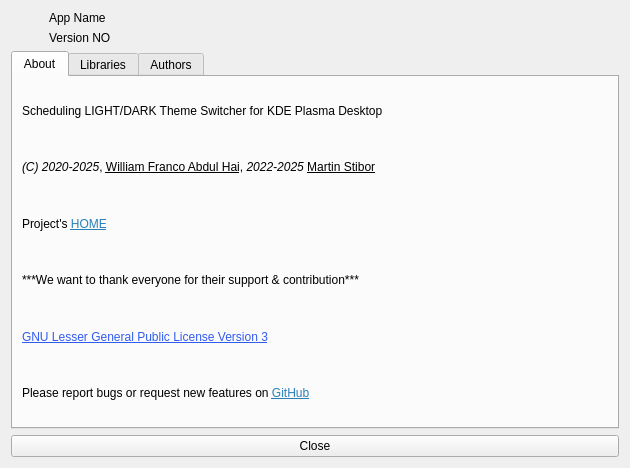
<?xml version="1.0" encoding="UTF-8"?>
<ui version="4.0">
 <class>About</class>
 <widget class="QWidget" name="About">
  <property name="windowModality">
   <enum>Qt::WindowModality::ApplicationModal</enum>
  </property>
  <property name="enabled">
   <bool>true</bool>
  </property>
  <property name="geometry">
   <rect>
    <x>0</x>
    <y>0</y>
    <width>630</width>
    <height>468</height>
   </rect>
  </property>
  <property name="sizePolicy">
   <sizepolicy hsizetype="Preferred" vsizetype="Preferred">
    <horstretch>4</horstretch>
    <verstretch>4</verstretch>
   </sizepolicy>
  </property>
  <property name="maximumSize">
   <size>
    <width>1000</width>
    <height>1000</height>
   </size>
  </property>
  <property name="windowTitle">
   <string>About — Koi</string>
  </property>
  <property name="windowIcon">
   <iconset resource="../resources/resources.qrc">
    <normaloff>:/resources/icons/koi_tray.svg</normaloff>
    <normalon>:/resources/icons/koi.svg</normalon>
    <disabledoff>:/resources/icons/koi_tray.svg</disabledoff>
    <disabledon>:/resources/icons/koi.svg</disabledon>
    <activeoff>:/resources/icons/koi_tray.svg</activeoff>
    <activeon>:/resources/icons/koi.svg</activeon>
    <selectedoff>:/resources/icons/koi_tray.svg</selectedoff>
    <selectedon>:/resources/icons/koi.svg</selectedon>:/resources/icons/koi_tray.svg</iconset>
  </property>
  <property name="layoutDirection">
   <enum>Qt::LayoutDirection::LeftToRight</enum>
  </property>
  <layout class="QGridLayout" name="gridLayout_2">
   <item row="2" column="0">
    <layout class="QHBoxLayout" name="horizontalLayout_2">
     <item>
      <widget class="QPushButton" name="closeBtn">
       <property name="text">
        <string>Close</string>
       </property>
       <property name="icon">
        <iconset theme="window-close"/>
       </property>
      </widget>
     </item>
    </layout>
   </item>
   <item row="0" column="0">
    <layout class="QHBoxLayout" name="horizontalLayout">
     <item>
      <widget class="QPushButton" name="iconNonBtn">
       <property name="styleSheet">
        <string notr="true">border: none</string>
       </property>
       <property name="text">
        <string/>
       </property>
       <property name="icon">
        <iconset resource="../resources/resources.qrc">
         <normaloff>:/resources/icons/koi.svg</normaloff>:/resources/icons/koi.svg</iconset>
       </property>
       <property name="iconSize">
        <size>
         <width>40</width>
         <height>40</height>
        </size>
       </property>
      </widget>
     </item>
     <item>
      <layout class="QVBoxLayout" name="verticalLayout">
       <item>
        <widget class="QLabel" name="titleLabel">
         <property name="text">
          <string>App Name</string>
         </property>
        </widget>
       </item>
       <item>
        <widget class="QLabel" name="verLabel">
         <property name="text">
          <string>Version NO</string>
         </property>
        </widget>
       </item>
      </layout>
     </item>
     <item>
      <spacer name="horizontalSpacer">
       <property name="orientation">
        <enum>Qt::Orientation::Horizontal</enum>
       </property>
       <property name="sizeHint" stdset="0">
        <size>
         <width>40</width>
         <height>20</height>
        </size>
       </property>
      </spacer>
     </item>
    </layout>
   </item>
   <item row="1" column="0">
    <widget class="QTabWidget" name="tabWidget">
     <property name="tabShape">
      <enum>QTabWidget::TabShape::Rounded</enum>
     </property>
     <property name="currentIndex">
      <number>0</number>
     </property>
     <widget class="QWidget" name="aboutTab">
      <attribute name="title">
       <string>About</string>
      </attribute>
      <layout class="QGridLayout" name="gridLayout">
       <item row="3" column="0" colspan="2">
        <widget class="QLabel" name="ThanksLabel">
         <property name="text">
          <string>***We want to thank everyone for their support &amp; contribution***</string>
         </property>
         <property name="textFormat">
          <enum>Qt::TextFormat::MarkdownText</enum>
         </property>
        </widget>
       </item>
       <item row="0" column="0" colspan="2">
        <widget class="QLabel" name="descLabel">
         <property name="text">
          <string>Scheduling LIGHT/DARK Theme Switcher for KDE Plasma Desktop</string>
         </property>
        </widget>
       </item>
       <item row="5" column="0" colspan="2">
        <widget class="QLabel" name="bugLabel">
         <property name="text">
          <string>&lt;html&gt;&lt;head/&gt;&lt;body&gt;&lt;p&gt;Please report bugs or request new features on &lt;a href=&quot;https://github.com/baduhai/Koi/issues&quot;&gt;&lt;span style=&quot; text-decoration: underline; color:#2980b9;&quot;&gt;GitHub&lt;/span&gt;&lt;/a&gt;&lt;/p&gt;&lt;/body&gt;&lt;/html&gt;</string>
         </property>
         <property name="textFormat">
          <enum>Qt::TextFormat::AutoText</enum>
         </property>
         <property name="openExternalLinks">
          <bool>true</bool>
         </property>
        </widget>
       </item>
       <item row="4" column="0" colspan="2">
        <widget class="QPushButton" name="licenseBtn">
         <property name="sizePolicy">
          <sizepolicy hsizetype="Minimum" vsizetype="Minimum">
           <horstretch>0</horstretch>
           <verstretch>0</verstretch>
          </sizepolicy>
         </property>
         <property name="minimumSize">
          <size>
           <width>0</width>
           <height>1</height>
          </size>
         </property>
         <property name="cursor">
          <cursorShape>PointingHandCursor</cursorShape>
         </property>
         <property name="styleSheet">
          <string notr="true">border: none;
color: #315bef;
text-decoration: underline;
text-align: left;</string>
         </property>
         <property name="text">
          <string>GNU Lesser General Public License Version 3</string>
         </property>
         <property name="autoDefault">
          <bool>true</bool>
         </property>
         <property name="flat">
          <bool>true</bool>
         </property>
        </widget>
       </item>
       <item row="2" column="0" colspan="2">
        <widget class="QLabel" name="projectLabel">
         <property name="cursor">
          <cursorShape>PointingHandCursor</cursorShape>
         </property>
         <property name="layoutDirection">
          <enum>Qt::LayoutDirection::LeftToRight</enum>
         </property>
         <property name="text">
          <string>&lt;html&gt;&lt;head/&gt;&lt;body&gt;&lt;p&gt;Project's &lt;a href=&quot;https://github.com/baduhai/Koi&quot;&gt;&lt;span style=&quot; text-decoration: underline; color:#2980b9;&quot;&gt;HOME&lt;/span&gt;&lt;/a&gt;&lt;/p&gt;&lt;/body&gt;&lt;/html&gt;</string>
         </property>
         <property name="textFormat">
          <enum>Qt::TextFormat::AutoText</enum>
         </property>
         <property name="openExternalLinks">
          <bool>true</bool>
         </property>
        </widget>
       </item>
       <item row="1" column="0" colspan="2">
        <widget class="QLabel" name="copyLabel">
         <property name="text">
          <string>&lt;html&gt;&lt;head/&gt;&lt;body&gt;&lt;p&gt;&lt;span style=&quot; font-style:italic;&quot;&gt;(C) 2020-2025&lt;/span&gt;, &lt;span style=&quot; text-decoration: underline;&quot;&gt;William Franco Abdul Hai&lt;/span&gt;, &lt;span style=&quot; font-style:italic;&quot;&gt;2022-2025 &lt;/span&gt;&lt;span style=&quot; text-decoration: underline;&quot;&gt;Martin Stibor&lt;/span&gt;&lt;/p&gt;&lt;/body&gt;&lt;/html&gt;</string>
         </property>
        </widget>
       </item>
      </layout>
     </widget>
     <widget class="QWidget" name="libraryTab">
      <attribute name="title">
       <string>Libraries</string>
      </attribute>
      <layout class="QFormLayout" name="formLayout">
       <item row="0" column="0" colspan="2">
        <widget class="QLabel" name="qtVerLabel">
         <property name="text">
          <string notr="true">Qt Version</string>
         </property>
        </widget>
       </item>
       <item row="1" column="0" colspan="2">
        <widget class="QLabel" name="kfVersion">
         <property name="text">
          <string>KF Version</string>
         </property>
        </widget>
       </item>
       <item row="2" column="0" colspan="2">
        <widget class="QLabel" name="bosmaLib">
         <property name="text">
          <string>&lt;html&gt;&lt;head/&gt;&lt;body&gt;&lt;p&gt;&lt;a href=&quot;https://github.com/Bosma/Scheduler&quot;&gt;&lt;span style=&quot; text-decoration: underline; color:#2980b9;&quot;&gt;Scheduler&lt;/span&gt;&lt;/a&gt;&lt;/p&gt;&lt;/body&gt;&lt;/html&gt;</string>
         </property>
        </widget>
       </item>
       <item row="3" column="0" colspan="2">
        <widget class="QLabel" name="ctpLib">
         <property name="text">
          <string>&lt;html&gt;&lt;head/&gt;&lt;body&gt;&lt;p&gt;&lt;a href=&quot;https://github.com/vit-vit/CTPL&quot;&gt;&lt;span style=&quot; text-decoration: underline; color:#2980b9;&quot;&gt;CTPL&lt;/span&gt;&lt;/a&gt;&lt;/p&gt;&lt;/body&gt;&lt;/html&gt;</string>
         </property>
        </widget>
       </item>
       <item row="4" column="0">
        <widget class="QLabel" name="sunriseLib">
         <property name="text">
          <string>&lt;html&gt;&lt;head/&gt;&lt;body&gt;&lt;p&gt;&lt;a href=&quot;https://github.com/signetica/SunRise&quot;&gt;&lt;span style=&quot; text-decoration: underline; color:#2980b9;&quot;&gt;SunRise&lt;/span&gt;&lt;/a&gt;&lt;/p&gt;&lt;/body&gt;&lt;/html&gt;</string>
         </property>
        </widget>
       </item>
      </layout>
     </widget>
     <widget class="QWidget" name="authorTab">
      <attribute name="title">
       <string>Authors</string>
      </attribute>
      <layout class="QGridLayout" name="gridLayout_3">
       <item row="0" column="0" colspan="2">
        <widget class="QLabel" name="williamLabel">
         <property name="minimumSize">
          <size>
           <width>65</width>
           <height>21</height>
          </size>
         </property>
         <property name="layoutDirection">
          <enum>Qt::LayoutDirection::LeftToRight</enum>
         </property>
         <property name="text">
          <string>**All participants:**</string>
         </property>
         <property name="textFormat">
          <enum>Qt::TextFormat::MarkdownText</enum>
         </property>
        </widget>
       </item>
       <item row="2" column="1">
        <widget class="Line" name="line">
         <property name="orientation">
          <enum>Qt::Orientation::Vertical</enum>
         </property>
        </widget>
       </item>
       <item row="2" column="0">
        <widget class="QTextBrowser" name="textBrowser">
         <property name="tabChangesFocus">
          <bool>false</bool>
         </property>
         <property name="readOnly">
          <bool>true</bool>
         </property>
         <property name="html">
          <string>&lt;!DOCTYPE HTML PUBLIC &quot;-//W3C//DTD HTML 4.0//EN&quot; &quot;http://www.w3.org/TR/REC-html40/strict.dtd&quot;&gt;
&lt;html&gt;&lt;head&gt;&lt;meta name=&quot;qrichtext&quot; content=&quot;1&quot; /&gt;&lt;meta charset=&quot;utf-8&quot; /&gt;&lt;style type=&quot;text/css&quot;&gt;
p, li { white-space: pre-wrap; }
hr { height: 1px; border-width: 0; }
li.unchecked::marker { content: &quot;\2610&quot;; }
li.checked::marker { content: &quot;\2612&quot;; }
&lt;/style&gt;&lt;/head&gt;&lt;body style=&quot; font-family:'Noto Sans'; font-size:11pt; font-weight:400; font-style:normal;&quot;&gt;
&lt;p align=&quot;center&quot; style=&quot; margin-top:0px; margin-bottom:0px; margin-left:0px; margin-right:0px; -qt-block-indent:0; text-indent:0px;&quot;&gt;(C) 2020-2024, &lt;span style=&quot; text-decoration: underline;&quot;&gt;William Franco Abdul Hai&lt;/span&gt; &lt;span style=&quot; font-style:italic;&quot;&gt;(&lt;/span&gt;&lt;a href=&quot;https://github.com/baduhai&quot;&gt;&lt;span style=&quot; font-style:italic; text-decoration: underline; color:#2980b9;&quot;&gt;baduhai&lt;/span&gt;&lt;/a&gt;&lt;span style=&quot; font-style:italic;&quot;&gt;)&lt;/span&gt;&lt;/p&gt;
&lt;p align=&quot;center&quot; style=&quot; margin-top:0px; margin-bottom:0px; margin-left:0px; margin-right:0px; -qt-block-indent:0; text-indent:0px;&quot;&gt;2023-2025, &lt;span style=&quot; text-decoration: underline;&quot;&gt;Martin Stibor&lt;/span&gt; &lt;span style=&quot; font-style:italic;&quot;&gt;(&lt;/span&gt;&lt;a href=&quot;https://github.com/MartinVonReichenberg&quot;&gt;&lt;span style=&quot; font-style:italic; text-decoration: underline; color:#2980b9;&quot;&gt;Martin von reichenberg&lt;/span&gt;&lt;/a&gt;&lt;span style=&quot; font-style:italic;&quot;&gt;)&lt;/span&gt;&lt;/p&gt;
&lt;p align=&quot;center&quot; style=&quot; margin-top:0px; margin-bottom:0px; margin-left:0px; margin-right:0px; -qt-block-indent:0; text-indent:0px;&quot;&gt;2025, &lt;span style=&quot; text-decoration: underline;&quot;&gt;Matthias Möller&lt;/span&gt; &lt;span style=&quot; font-style:italic;&quot;&gt;(&lt;/span&gt;&lt;a href=&quot;https://github.com/TinyTinni&quot;&gt;&lt;span style=&quot; font-style:italic; text-decoration: underline; color:#2980b9;&quot;&gt;TinyTinni&lt;/span&gt;&lt;/a&gt;&lt;span style=&quot; font-style:italic;&quot;&gt;)&lt;/span&gt;&lt;/p&gt;
&lt;p align=&quot;center&quot; style=&quot; margin-top:0px; margin-bottom:0px; margin-left:0px; margin-right:0px; -qt-block-indent:0; text-indent:0px;&quot;&gt;2025, &lt;span style=&quot; text-decoration: underline;&quot;&gt;Spencer Williams&lt;/span&gt; &lt;span style=&quot; font-style:italic;&quot;&gt;(&lt;/span&gt;&lt;a href=&quot;https://github.com/spencerwi&quot;&gt;&lt;span style=&quot; font-style:italic; text-decoration: underline; color:#2980b9;&quot;&gt;spencerwi&lt;/span&gt;&lt;/a&gt;&lt;span style=&quot; font-style:italic;&quot;&gt;)&lt;/span&gt;&lt;/p&gt;
&lt;p align=&quot;center&quot; style=&quot; margin-top:0px; margin-bottom:0px; margin-left:0px; margin-right:0px; -qt-block-indent:0; text-indent:0px;&quot;&gt;2025, &lt;span style=&quot; text-decoration: underline;&quot;&gt;Andrea Spelgatti&lt;/span&gt; &lt;span style=&quot; font-style:italic;&quot;&gt;(&lt;/span&gt;&lt;a href=&quot;https://github.com/Ourouk&quot;&gt;&lt;span style=&quot; font-style:italic; text-decoration: underline; color:#2980b9;&quot;&gt;Ourouk&lt;/span&gt;&lt;/a&gt;&lt;span style=&quot; font-style:italic;&quot;&gt;)&lt;/span&gt;&lt;/p&gt;
&lt;p align=&quot;center&quot; style=&quot; margin-top:0px; margin-bottom:0px; margin-left:0px; margin-right:0px; -qt-block-indent:0; text-indent:0px;&quot;&gt;2024, &lt;span style=&quot; text-decoration: underline;&quot;&gt;Giovanni Santini&lt;/span&gt; &lt;span style=&quot; font-style:italic;&quot;&gt;(&lt;/span&gt;&lt;a href=&quot;https://github.com/ItachiSan&quot;&gt;&lt;span style=&quot; font-style:italic; text-decoration: underline; color:#2980b9;&quot;&gt;ItachiSan&lt;/span&gt;&lt;/a&gt;&lt;span style=&quot; font-style:italic;&quot;&gt;)&lt;/span&gt;&lt;/p&gt;
&lt;p align=&quot;center&quot; style=&quot; margin-top:0px; margin-bottom:0px; margin-left:0px; margin-right:0px; -qt-block-indent:0; text-indent:0px;&quot;&gt;2025&lt;span style=&quot; font-style:italic;&quot;&gt;, &lt;/span&gt;&lt;a href=&quot;https://github.com/milahu&quot;&gt;&lt;span style=&quot; font-style:italic; text-decoration: underline; color:#2980b9;&quot;&gt;milahu&lt;/span&gt;&lt;/a&gt;&lt;/p&gt;
&lt;p align=&quot;center&quot; style=&quot; margin-top:0px; margin-bottom:0px; margin-left:0px; margin-right:0px; -qt-block-indent:0; text-indent:0px;&quot;&gt;2025, &lt;a href=&quot;https://github.com/miaouwu&quot;&gt;&lt;span style=&quot; font-style:italic; text-decoration: underline; color:#2980b9;&quot;&gt;miaouwu&lt;/span&gt;&lt;/a&gt;&lt;/p&gt;
&lt;p align=&quot;center&quot; style=&quot; margin-top:0px; margin-bottom:0px; margin-left:0px; margin-right:0px; -qt-block-indent:0; text-indent:0px;&quot;&gt;2024, &lt;a href=&quot;https://github.com/passportmidi&quot;&gt;&lt;span style=&quot; font-style:italic; text-decoration: underline; color:#2980b9;&quot;&gt;passportmidi&lt;/span&gt;&lt;/a&gt;&lt;/p&gt;
&lt;p align=&quot;center&quot; style=&quot; margin-top:0px; margin-bottom:0px; margin-left:0px; margin-right:0px; -qt-block-indent:0; text-indent:0px;&quot;&gt;2024, &lt;a href=&quot;https://github.com/financelurker&quot;&gt;&lt;span style=&quot; font-style:italic; text-decoration: underline; color:#2980b9;&quot;&gt;financelurker&lt;/span&gt;&lt;/a&gt;&lt;/p&gt;
&lt;p align=&quot;center&quot; style=&quot; margin-top:0px; margin-bottom:0px; margin-left:0px; margin-right:0px; -qt-block-indent:0; text-indent:0px;&quot;&gt;2024, &lt;a href=&quot;https://github.com/ducvietcao&quot;&gt;&lt;span style=&quot; font-style:italic; text-decoration: underline; color:#2980b9;&quot;&gt;ducvietcao&lt;/span&gt;&lt;/a&gt;&lt;/p&gt;&lt;/body&gt;&lt;/html&gt;</string>
         </property>
         <property name="textInteractionFlags">
          <set>Qt::TextInteractionFlag::LinksAccessibleByKeyboard|Qt::TextInteractionFlag::LinksAccessibleByMouse|Qt::TextInteractionFlag::TextBrowserInteraction|Qt::TextInteractionFlag::TextSelectableByKeyboard|Qt::TextInteractionFlag::TextSelectableByMouse</set>
         </property>
         <property name="openExternalLinks">
          <bool>true</bool>
         </property>
        </widget>
       </item>
      </layout>
     </widget>
    </widget>
   </item>
  </layout>
 </widget>
 <resources>
  <include location="../resources/resources.qrc"/>
 </resources>
 <connections/>
</ui>
